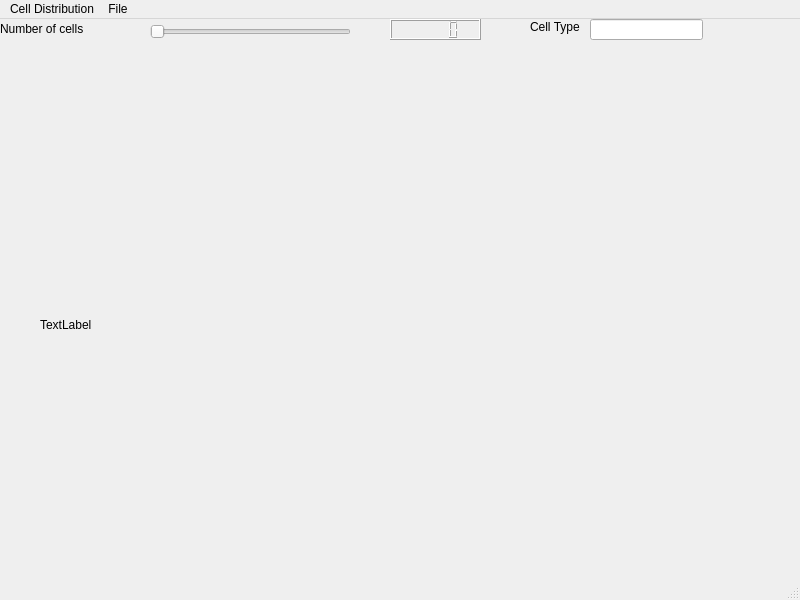
<?xml version="1.0" encoding="UTF-8"?>
<ui version="4.0">
 <class>MainWindow</class>
 <widget class="QMainWindow" name="MainWindow">
  <property name="geometry">
   <rect>
    <x>0</x>
    <y>0</y>
    <width>800</width>
    <height>600</height>
   </rect>
  </property>
  <property name="sizePolicy">
   <sizepolicy hsizetype="Minimum" vsizetype="Minimum">
    <horstretch>0</horstretch>
    <verstretch>0</verstretch>
   </sizepolicy>
  </property>
  <property name="minimumSize">
   <size>
    <width>100</width>
    <height>100</height>
   </size>
  </property>
  <property name="windowTitle">
   <string>MainWindow</string>
  </property>
  <widget class="QWidget" name="centralwidget">
   <widget class="QLabel" name="label">
    <property name="geometry">
     <rect>
      <x>0</x>
      <y>0</y>
      <width>101</width>
      <height>20</height>
     </rect>
    </property>
    <property name="text">
     <string>Number of cells</string>
    </property>
   </widget>
   <widget class="QLabel" name="imagedisplay">
    <property name="geometry">
     <rect>
      <x>40</x>
      <y>70</y>
      <width>521</width>
      <height>471</height>
     </rect>
    </property>
    <property name="text">
     <string>TextLabel</string>
    </property>
   </widget>
   <widget class="QSlider" name="horizontalSlider">
    <property name="geometry">
     <rect>
      <x>150</x>
      <y>0</y>
      <width>201</width>
      <height>25</height>
     </rect>
    </property>
    <property name="maximum">
     <number>50000</number>
    </property>
    <property name="singleStep">
     <number>10</number>
    </property>
    <property name="pageStep">
     <number>100</number>
    </property>
    <property name="value">
     <number>10</number>
    </property>
    <property name="orientation">
     <enum>Qt::Horizontal</enum>
    </property>
   </widget>
   <widget class="QLCDNumber" name="lcdNumber">
    <property name="geometry">
     <rect>
      <x>390</x>
      <y>0</y>
      <width>91</width>
      <height>21</height>
     </rect>
    </property>
   </widget>
   <widget class="QLineEdit" name="lineEdit">
    <property name="geometry">
     <rect>
      <x>590</x>
      <y>0</y>
      <width>113</width>
      <height>21</height>
     </rect>
    </property>
   </widget>
   <widget class="QLabel" name="label_2">
    <property name="geometry">
     <rect>
      <x>530</x>
      <y>0</y>
      <width>58</width>
      <height>16</height>
     </rect>
    </property>
    <property name="text">
     <string>Cell Type</string>
    </property>
   </widget>
  </widget>
  <widget class="QMenuBar" name="menubar">
   <property name="geometry">
    <rect>
     <x>0</x>
     <y>0</y>
     <width>800</width>
     <height>24</height>
    </rect>
   </property>
   <widget class="QMenu" name="menuPhotoCellDistrib">
    <property name="title">
     <string>Cell Distribution</string>
    </property>
   </widget>
   <widget class="QMenu" name="menuFile">
    <property name="title">
     <string>File</string>
    </property>
    <addaction name="actionLoad"/>
    <addaction name="actionSave"/>
   </widget>
   <addaction name="menuPhotoCellDistrib"/>
   <addaction name="menuFile"/>
  </widget>
  <widget class="QStatusBar" name="statusbar"/>
  <action name="actionLoad">
   <property name="text">
    <string>Load</string>
   </property>
  </action>
  <action name="actionSave">
   <property name="text">
    <string>Save</string>
   </property>
  </action>
 </widget>
 <resources/>
 <connections/>
</ui>
